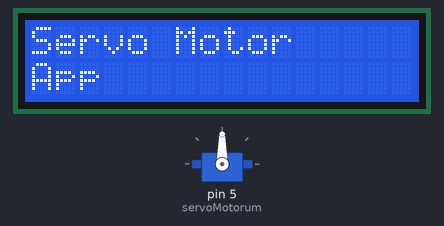
A sketch run on a simulated Arduino Uno, built with avr-gcc and run on an emulated ATmega328P. On the bench: servo, 16×2 character LCD.

Above: at 0.1 s.
At 10.08 s:
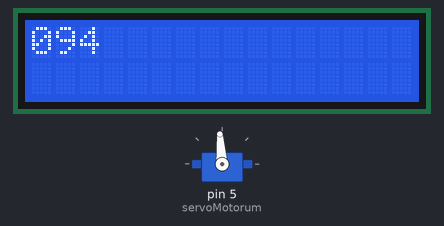
At 19.98 s:
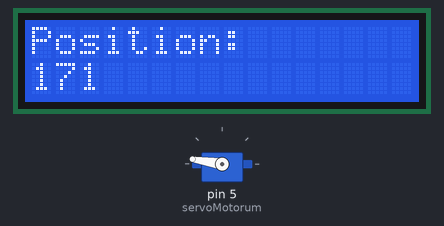
At 39.94 s:
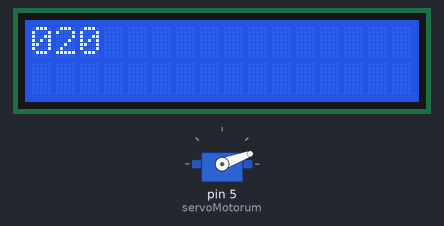
Timing chart, 0 to 40.0 s (numbered marks = the images above):
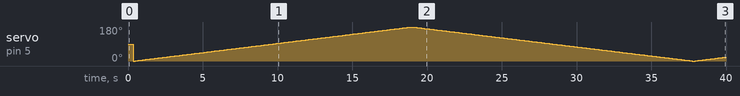

Measured:
- by itself, servo on pin 5 (servoMotorum): 90° → 0° at 0.37 s, → 1° 0.10 s later, → 2° 0.10 s later, → 3° 0.10 s later, … (382 changes in this stretch)

The sketch:

servo_motor.ino
```cpp
#include <Servo.h>

#include <LiquidCrystal.h>

LiquidCrystal lcd(7,8,9,10,11,12);

Servo servoMotorum;

int pos = 0; // declared the variable that can hold the servo position

void setup() {
  Serial.begin(9600);
  servoMotorum.attach(5);

  lcd.begin(16,2);
  lcd.print("Servo Motor");
  lcd.setCursor(0,1);
  lcd.print("App");
  delay(300);
}

void loop() {
  for (pos = 0; pos <= 180; pos++) {
    servoMotorum.write(pos);

    lcd.clear();
    lcd.print(0,1);
    lcd.print(pos);
    delay(100);
  }

  for (pos = 180; pos >= 0; pos--) {
    servoMotorum.write(pos);

    lcd.clear();
    lcd.print("Position: ");
    lcd.setCursor(0,1);
    lcd.print(pos);
    delay(100);
  }

}
```
